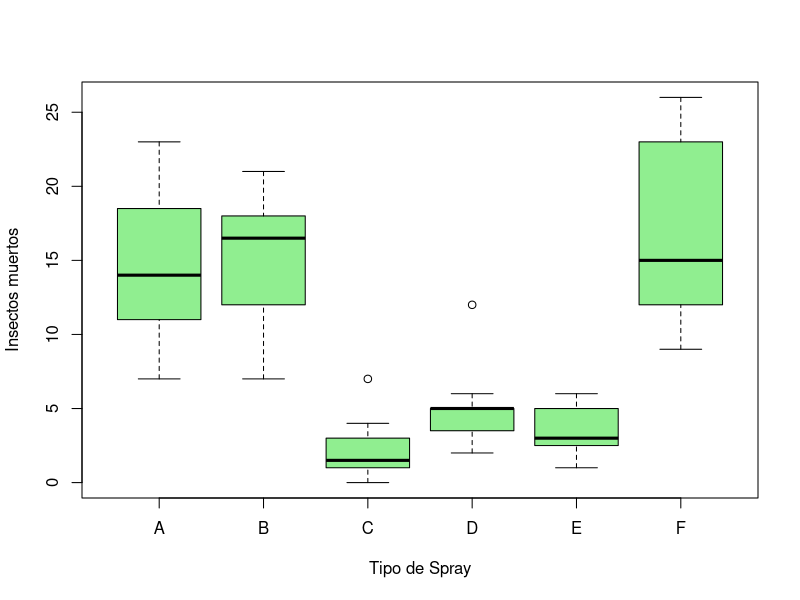

The R source for this figure:
## ---- chunk 1
insectisida = InsectSprays
head(insectisida)
str(insectisida)

by(insectisida$count, insectisida$spray, FUN=summary)

aggregate(count~spray, data = insectisida, FUN = sd)

boxplot(count~spray, data = insectisida, col="lightgreen",
        xlab = "Tipo de Spray", ylab = "Insectos muertos")
